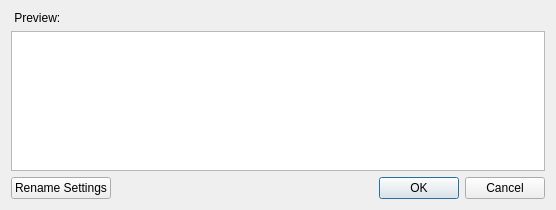
<?xml version="1.0" encoding="UTF-8"?>
<ui version="4.0">
 <class>dialogRename</class>
 <widget class="QDialog" name="dialogRename">
  <property name="windowModality">
   <enum>Qt::NonModal</enum>
  </property>
  <property name="geometry">
   <rect>
    <x>0</x>
    <y>0</y>
    <width>556</width>
    <height>210</height>
   </rect>
  </property>
  <property name="windowTitle">
   <string>Archive Rename</string>
  </property>
  <property name="modal">
   <bool>false</bool>
  </property>
  <layout class="QGridLayout" name="gridLayout_2">
   <item row="0" column="0" colspan="2">
    <layout class="QGridLayout" name="gridLayout">
     <item row="1" column="0">
      <widget class="QLabel" name="label">
       <property name="text">
        <string> Preview:</string>
       </property>
      </widget>
     </item>
     <item row="2" column="0">
      <widget class="QTextEdit" name="textEdit">
       <property name="readOnly">
        <bool>true</bool>
       </property>
      </widget>
     </item>
    </layout>
   </item>
   <item row="1" column="0">
    <widget class="QPushButton" name="btnSettings">
     <property name="text">
      <string>Rename Settings</string>
     </property>
    </widget>
   </item>
   <item row="1" column="1">
    <widget class="QDialogButtonBox" name="buttonBox">
     <property name="orientation">
      <enum>Qt::Horizontal</enum>
     </property>
     <property name="standardButtons">
      <set>QDialogButtonBox::Cancel|QDialogButtonBox::Ok</set>
     </property>
    </widget>
   </item>
  </layout>
  <widget class="QWidget" name="layoutWidget">
   <property name="geometry">
    <rect>
     <x>140</x>
     <y>10</y>
     <width>133</width>
     <height>29</height>
    </rect>
   </property>
   <layout class="QHBoxLayout" name="horizontalLayout"/>
  </widget>
 </widget>
 <resources/>
 <connections>
  <connection>
   <sender>buttonBox</sender>
   <signal>accepted()</signal>
   <receiver>dialogRename</receiver>
   <slot>accept()</slot>
   <hints>
    <hint type="sourcelabel">
     <x>346</x>
     <y>187</y>
    </hint>
    <hint type="destinationlabel">
     <x>277</x>
     <y>104</y>
    </hint>
   </hints>
  </connection>
  <connection>
   <sender>buttonBox</sender>
   <signal>rejected()</signal>
   <receiver>dialogRename</receiver>
   <slot>reject()</slot>
   <hints>
    <hint type="sourcelabel">
     <x>346</x>
     <y>187</y>
    </hint>
    <hint type="destinationlabel">
     <x>277</x>
     <y>104</y>
    </hint>
   </hints>
  </connection>
 </connections>
</ui>
